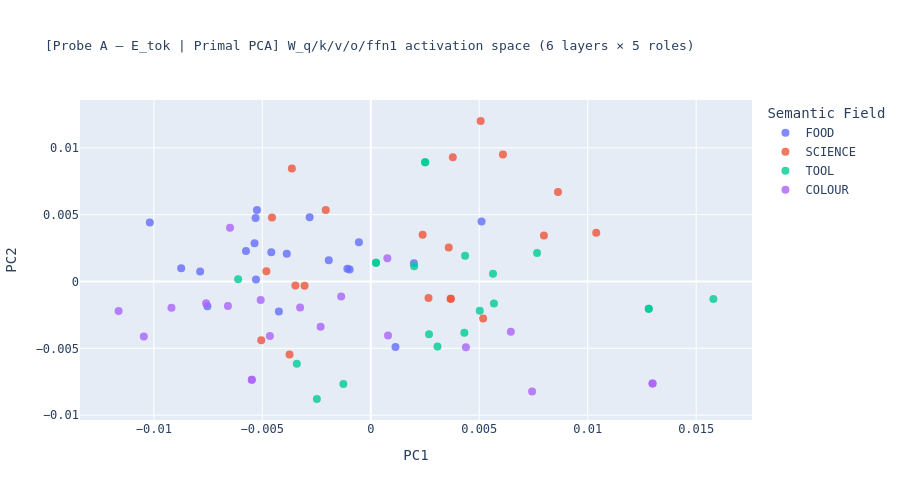
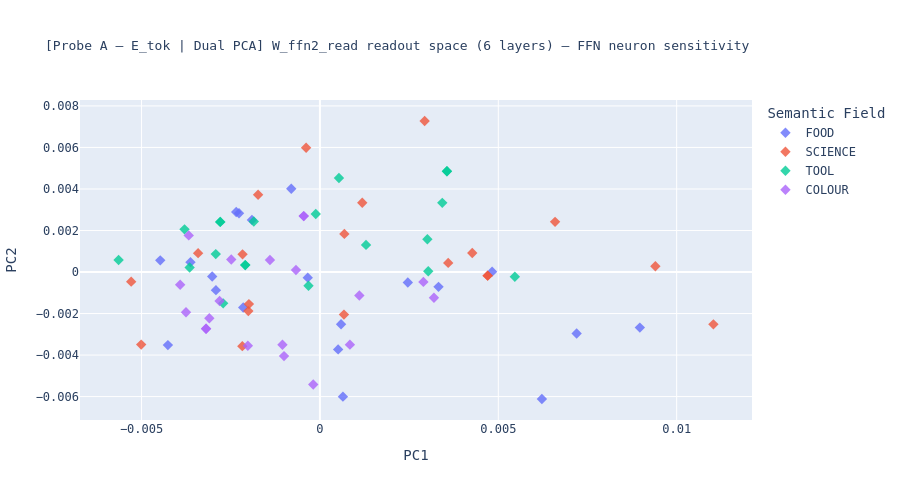

The code cell stored with these charts, in order, in its notebook:
### Markdown cell above
### 3.2 — Probe A: PCA of layer-wise activation patterns

This section compresses the Probe A activation maps into a low-dimensional view so we can inspect whether semantic fields form distinct clusters in activation space.

The PCA should be split into two interpretations:

- **Primal PCA** — computed from `W_q`, `W_k`, `W_v`, `W_o`, and `W_ffn1` only.  
  This is the main activation-space view and shows how raw token directions are organised by the standard layer projections.
- **Dual PCA** — computed separately from `W_ffn2_read`.  
  This is not a standard forward-space clustering view; it is a readout-space diagnostic showing how the FFN hidden basis differentiates token directions.

The primal PCA is the primary figure for semantic separation claims.
The dual PCA should be read as a complementary diagnostic: if it separates fields differently from the primal PCA, that indicates the FFN readout geometry captures a different organisation of lexical structure.

Because Probe A starts from `E_tok`, any separation seen here is attributable to the frozen weight geometry rather than to contextualisation already present in the input vectors.

### Code cell
# ── §3.2 Probe A: PCA of activation patterns (E_tok basis) ────────────────────
# Primal PCA: 30-dim space (5 primal roles × 6 layers) — main semantic separation view.
# Dual PCA:   6-dim space (W_ffn2_read × 6 layers) — FFN readout-space diagnostic.

X_primal_A = df_act_etok[PRIMAL_COLS].values   # (N, 30)
X_dual_A   = df_act_etok[DUAL_COLS].values      # (N, 6)

# ── Primal PCA ─────────────────────────────────────────────────────────────────
pca_primal_A = PCA(n_components=2, random_state=42).fit_transform(X_primal_A)

fig_a2_primal = px.scatter(
    x=pca_primal_A[:, 0], y=pca_primal_A[:, 1],
    color=labels,
    hover_name=words,
    title="[Probe A — E_tok | Primal PCA] W_q/k/v/o/ffn1 activation space (6 layers × 5 roles)",
    labels={"x": "PC1", "y": "PC2", "color": "Semantic Field"},
    opacity=0.8,
)
fig_a2_primal.update_traces(marker_size=8)
fig_a2_primal.update_layout(height=500, font_family="monospace", title_font_size=13)
fig_a2_primal.write_image(OUTPUT_DIR / "fig_02a_primal_pca_etok.png", scale=2)
fig_a2_primal.show()
print("Saved fig_02a_primal_pca_etok.png")

# ── Dual PCA ───────────────────────────────────────────────────────────────────
pca_dual_A = PCA(n_components=2, random_state=42).fit_transform(X_dual_A)

fig_a2_dual = px.scatter(
    x=pca_dual_A[:, 0], y=pca_dual_A[:, 1],
    color=labels,
    hover_name=words,
    title="[Probe A — E_tok | Dual PCA] W_ffn2_read readout space (6 layers) — FFN neuron sensitivity",
    labels={"x": "PC1", "y": "PC2", "color": "Semantic Field"},
    opacity=0.8,
)
fig_a2_dual.update_traces(marker_size=8, marker_symbol="diamond")
fig_a2_dual.update_layout(height=500, font_family="monospace", title_font_size=13)
fig_a2_dual.write_image(OUTPUT_DIR / "fig_02a_dual_pca_etok.png", scale=2)
fig_a2_dual.show()
print("Saved fig_02a_dual_pca_etok.png")
# Diamond markers visually distinguish dual from primal across figures.
# If dual PCA clusters differ from primal PCA clusters, FFN readout geometry
# captures lexical organisation not visible in the write/encode subspace.

### Figure 1 — Plotly figure (JSON) as saved in the notebook; plotly's stock layout.template omitted (floating-point values rounded to 4 significant figures)
{"data": [{"hovertemplate": "<b>%{hovertext}</b><br><br>Semantic Field=FOOD<br>PC1=%{x}<br>PC2=%{y}<extra></extra>", "hovertext": ["bread", "rice", "soup", "cake", "pizza", "pasta", "salad", "curry", "cheese", "butter", "cream", "jam", "honey", "chocolate", "coffee", "tea", "wine", "beer", "milk", "sugar"], "legendgroup": "FOOD", "marker": {"color": "#636efa", "opacity": 0.8, "size": 8, "symbol": "circle"}, "mode": "markers", "name": "FOOD", "orientation": "v", "showlegend": true, "type": "scatter", "x": [-0.008739, -0.007529, -0.001936, -0.004236, -0.002818, -0.005357, -0.004585, 0.005108, -0.007864, -0.005753, 0.001989, 0.001139, -0.0009734, -0.005245, -0.00531, -0.005291, -0.003871, -0.001077, -0.01018, -0.0005467], "xaxis": "x", "y": [0.000988, -0.001851, 0.001596, -0.00225, 0.004803, 0.00286, 0.002185, 0.004487, 0.0007464, 0.002273, 0.001365, -0.004895, 0.0008973, 0.005355, 0.004743, 0.0001566, 0.002074, 0.00096, 0.004411, 0.002943], "yaxis": "y"}, {"hovertemplate": "<b>%{hovertext}</b><br><br>Semantic Field=SCIENCE<br>PC1=%{x}<br>PC2=%{y}<extra></extra>", "hovertext": ["atom", "electron", "proton", "neutron", "photon", "atom", "force", "energy", "mass", "gravity", "entropy", "plasma", "laser", "magnet", "circuit", "gene", "cell", "virus", "enzyme", "protein"], "legendgroup": "SCIENCE", "marker": {"color": "#EF553B", "opacity": 0.8, "size": 8, "symbol": "circle"}, "mode": "markers", "name": "SCIENCE", "orientation": "v", "showlegend": true, "type": "scatter", "x": [0.003685, 0.002389, -0.003474, -0.002075, -0.004553, 0.003685, -0.003744, -0.003637, -0.005048, -0.004811, 0.005179, 0.007981, -0.003052, 0.002662, 0.01039, 0.003782, 0.003595, 0.006092, 0.00863, 0.005066], "xaxis": "x", "y": [-0.001285, 0.00349, -0.000291, 0.005344, 0.004785, -0.001285, -0.005463, 0.008447, -0.004402, 0.0007674, -0.002761, 0.003439, -0.0003225, -0.001242, 0.003654, 0.009298, 0.002536, 0.009493, 0.006688, 0.01201], "yaxis": "y"}, {"hovertemplate": "<b>%{hovertext}</b><br><br>Semantic Field=TOOL<br>PC1=%{x}<br>PC2=%{y}<extra></extra>", "hovertext": ["hammer", "saw", "drill", "drill", "screw", "nail", "bolt", "knife", "blade", "hook", "forge", "wheel", "axle", "lever", "axle", "gear", "spring", "joint", "vice", "hook"], "legendgroup": "TOOL", "marker": {"color": "#00cc96", "opacity": 0.8, "size": 8, "symbol": "circle"}, "mode": "markers", "name": "TOOL", "orientation": "v", "showlegend": true, "type": "scatter", "x": [0.004315, 0.005677, 0.01281, 0.01281, 0.007664, 0.004347, 0.005024, 0.005634, 0.003075, 0.002506, 0.01579, 0.002001, 0.0002416, -0.001263, 0.0002416, -0.00341, -0.006115, 0.002684, -0.002484, 0.002506], "xaxis": "x", "y": [-0.003833, -0.001654, -0.002034, -0.002034, 0.002124, 0.001918, -0.002182, 0.0005736, -0.004855, 0.008912, -0.001312, 0.001131, 0.001407, -0.007672, 0.001407, -0.006151, 0.0001655, -0.003938, -0.008791, 0.008912], "yaxis": "y"}, {"hovertemplate": "<b>%{hovertext}</b><br><br>Semantic Field=COLOUR<br>PC1=%{x}<br>PC2=%{y}<extra></extra>", "hovertext": ["red", "blue", "green", "yellow", "purple", "orange", "pink", "brown", "black", "white", "grey", "grey", "violet", "gold", "silver", "beige", "azure", "indigo", "violet", "crimson"], "legendgroup": "COLOUR", "marker": {"color": "#ab63fa", "opacity": 0.8, "size": 8, "symbol": "circle"}, "mode": "markers", "name": "COLOUR", "orientation": "v", "showlegend": true, "type": "scatter", "x": [-0.006488, -0.01046, -0.009187, -0.006584, 0.004386, -0.002311, 0.0007961, -0.007589, -0.005074, -0.01162, -0.005483, -0.005483, 0.01299, -0.001364, -0.004651, 0.006456, -0.003257, 0.007437, 0.01299, 0.0007647], "xaxis": "x", "y": [0.004018, -0.004112, -0.001957, -0.00184, -0.004919, -0.003384, -0.004046, -0.001622, -0.001387, -0.002215, -0.007356, -0.007356, -0.007631, -0.001116, -0.004071, -0.003769, -0.001944, -0.008232, -0.007631, 0.001731], "yaxis": "y"}], "layout": {"font": {"family": "monospace"}, "height": 500, "legend": {"title": {"text": "Semantic Field"}, "tracegroupgap": 0}, "title": {"font": {"size": 13}, "text": "[Probe A — E_tok | Primal PCA] W_q/k/v/o/ffn1 activation space (6 layers × 5 roles)"}, "xaxis": {"anchor": "y", "domain": [0, 1], "title": {"text": "PC1"}}, "yaxis": {"anchor": "x", "domain": [0, 1], "title": {"text": "PC2"}}}}

### Figure 2 — Plotly figure (JSON) as saved in the notebook; plotly's stock layout.template omitted (floating-point values rounded to 4 significant figures)
{"data": [{"hovertemplate": "<b>%{hovertext}</b><br><br>Semantic Field=FOOD<br>PC1=%{x}<br>PC2=%{y}<extra></extra>", "hovertext": ["bread", "rice", "soup", "cake", "pizza", "pasta", "salad", "curry", "cheese", "butter", "cream", "jam", "honey", "chocolate", "coffee", "tea", "wine", "beer", "milk", "sugar"], "legendgroup": "FOOD", "marker": {"color": "#636efa", "opacity": 0.8, "size": 8, "symbol": "diamond"}, "mode": "markers", "name": "FOOD", "orientation": "v", "showlegend": true, "type": "scatter", "x": [-0.004261, 0.007196, 0.004827, -0.00302, -0.002268, -0.001906, -0.003629, 0.003325, -0.002346, -0.002915, -0.0008037, 0.0005107, 0.002464, -0.0003412, 0.0005924, 0.008967, -0.00215, -0.004476, 0.006222, 0.0006452], "xaxis": "x", "y": [-0.00352, -0.00296, 1.83e-05, -0.0002184, 0.002827, 0.002511, 0.0004747, -0.0007139, 0.00289, -0.0008728, 0.004007, -0.003728, -0.0005023, -0.0002705, -0.002518, -0.002676, -0.001708, 0.0005621, -0.006117, -0.006004], "yaxis": "y"}, {"hovertemplate": "<b>%{hovertext}</b><br><br>Semantic Field=SCIENCE<br>PC1=%{x}<br>PC2=%{y}<extra></extra>", "hovertext": ["atom", "electron", "proton", "neutron", "photon", "atom", "force", "energy", "mass", "gravity", "entropy", "plasma", "laser", "magnet", "circuit", "gene", "cell", "virus", "enzyme", "protein"], "legendgroup": "SCIENCE", "marker": {"color": "#EF553B", "opacity": 0.8, "size": 8, "symbol": "diamond"}, "mode": "markers", "name": "SCIENCE", "orientation": "v", "showlegend": true, "type": "scatter", "x": [0.004702, 0.01103, 0.0006738, 0.009403, -0.00199, 0.004702, -0.00529, -0.003415, -0.00501, 0.001187, 0.00427, 0.006591, -0.002175, -0.002168, 0.000685, 0.003596, -0.002007, 0.002936, -0.0003873, -0.001733], "xaxis": "x", "y": [-0.0001753, -0.002521, -0.002051, 0.0002776, -0.001546, -0.0001753, -0.0004634, 0.0009081, -0.003496, 0.003337, 0.0009139, 0.002416, -0.003572, 0.0008507, 0.001835, 0.0004387, -0.001883, 0.007274, 0.005985, 0.003725], "yaxis": "y"}, {"hovertemplate": "<b>%{hovertext}</b><br><br>Semantic Field=TOOL<br>PC1=%{x}<br>PC2=%{y}<extra></extra>", "hovertext": ["hammer", "saw", "drill", "drill", "screw", "nail", "bolt", "knife", "blade", "hook", "forge", "wheel", "axle", "lever", "axle", "gear", "spring", "joint", "vice", "hook"], "legendgroup": "TOOL", "marker": {"color": "#00cc96", "opacity": 0.8, "size": 8, "symbol": "diamond"}, "mode": "markers", "name": "TOOL", "orientation": "v", "showlegend": true, "type": "scatter", "x": [0.001292, -0.002712, 0.00356, 0.00356, 0.003012, -0.003795, -0.002919, 0.00343, -0.003652, -0.002794, 0.0005333, -0.0003201, -0.002093, 0.005464, -0.002093, -0.005643, 0.003036, -0.001853, -0.0001167, -0.002794], "xaxis": "x", "y": [0.001306, -0.00151, 0.004856, 0.004856, 0.001579, 0.002055, 0.0008617, 0.003331, 0.0002184, 0.002414, 0.004526, -0.0006641, 0.0003342, -0.0002308, 0.0003342, 0.0005822, 3.47e-05, 0.002433, 0.002797, 0.002414], "yaxis": "y"}, {"hovertemplate": "<b>%{hovertext}</b><br><br>Semantic Field=COLOUR<br>PC1=%{x}<br>PC2=%{y}<extra></extra>", "hovertext": ["red", "blue", "green", "yellow", "purple", "orange", "pink", "brown", "black", "white", "grey", "grey", "violet", "gold", "silver", "beige", "azure", "indigo", "violet", "crimson"], "legendgroup": "COLOUR", "marker": {"color": "#ab63fa", "opacity": 0.8, "size": 8, "symbol": "diamond"}, "mode": "markers", "name": "COLOUR", "orientation": "v", "showlegend": true, "type": "scatter", "x": [0.001105, -0.003754, 0.003196, -0.001006, -0.0006713, -0.00105, -0.003677, -0.0031, -0.002021, -0.0001875, -0.003192, -0.003192, -0.0004537, -0.002486, -0.002812, 0.0029, 0.0008399, -0.001401, -0.0004537, -0.003918], "xaxis": "x", "y": [-0.001128, -0.00194, -0.001237, -0.004051, 9.946e-05, -0.003506, 0.001763, -0.002227, -0.003552, -0.00542, -0.002734, -0.002734, 0.002694, 0.000601, -0.001399, -0.0004768, -0.003498, 0.0005768, 0.002694, -0.0006133], "yaxis": "y"}], "layout": {"font": {"family": "monospace"}, "height": 500, "legend": {"title": {"text": "Semantic Field"}, "tracegroupgap": 0}, "title": {"font": {"size": 13}, "text": "[Probe A — E_tok | Dual PCA] W_ffn2_read readout space (6 layers) — FFN neuron sensitivity"}, "xaxis": {"anchor": "y", "domain": [0, 1], "title": {"text": "PC1"}}, "yaxis": {"anchor": "x", "domain": [0, 1], "title": {"text": "PC2"}}}}
